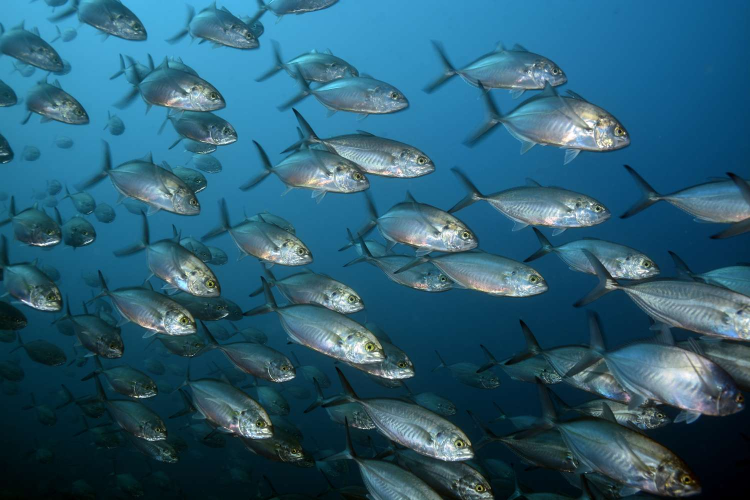
#> input picture code/data/new/image.png, 1500 x 1000 px (shown at 1/2 size); its folder holds only this picture in this run
$ python cv_image_viewer.py
#> lines starting #> are read from the running program, lines starting #| are printed output that depends on the picture
import cv2 as cv
import os
import time
import tkinter_gui as gui

FOLDER_PATH = "data/new/"

class ImageViewer():
    def __init__(self, path):
        self.imgPath = path + ".png"
        self.annotationFile = path + ".csv"
        self.mode = "annotating"
        self.scaledImg = None
        self.fullSizedImg = None
        self.guiInstance = None

        self.coordinates = []
        self.species = []
        self.ids = []

        self.loadImage()


    def loadImage(self):
        self.fullSizedImg = cv.imread(self.imgPath)
#> self.fullSizedImg is the input picture: shape (1000, 1500, 3); mean B, G, R 115.1, 92.6, 42.1
        self.scaledImg = cv.resize(self.fullSizedImg, (1280, 720))
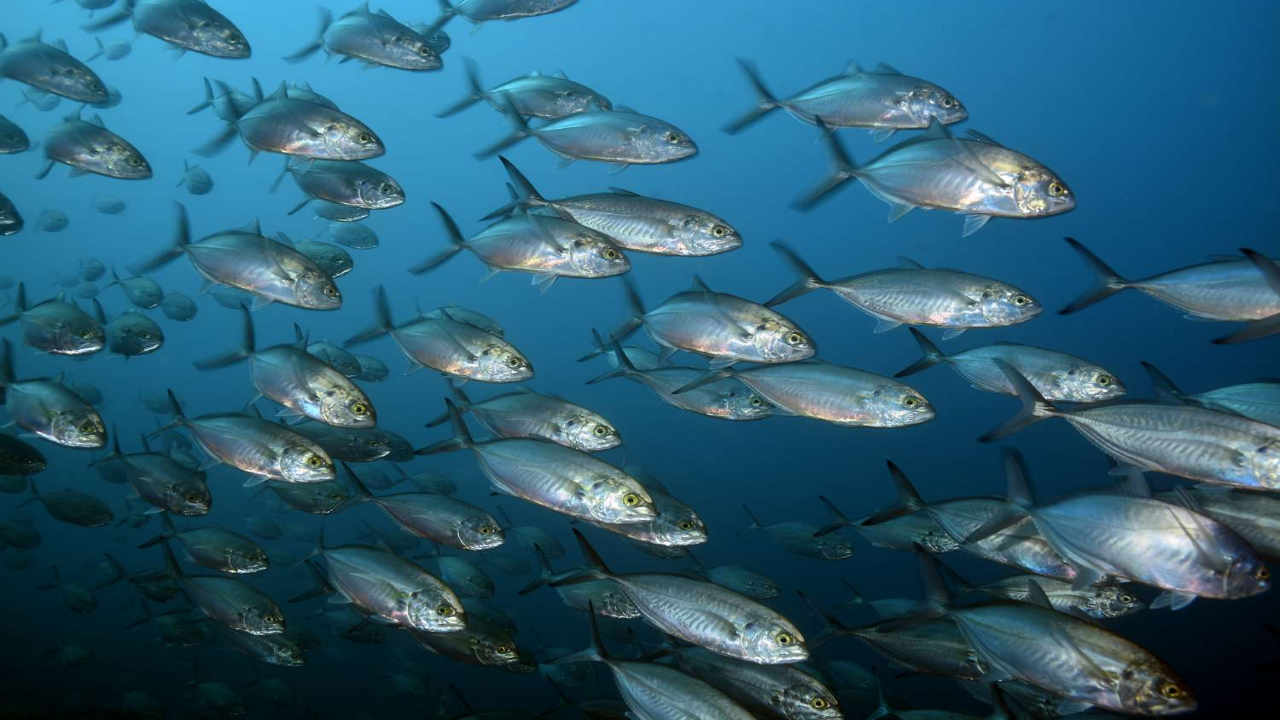
#> self.scaledImg: shape (720, 1280, 3); mean B, G, R 115, 92.5, 42


    def annotate(self):
        cv.namedWindow("annotation window")
        cv.setMouseCallback("annotation window", self.draw)

        while 1:
            cv.imshow("annotation window", self.scaledImg)
            k = cv.waitKey(20) & 0xFF
#> (key Esc is pressed here)
            if k == 27: #ESC
                break
            if k == ord('m'):
                if self.mode == "annotating":
                    self.mode = "correcting"
                    print(self.mode)
                    cv.setMouseCallback("annotation window", self.remove)
                else:
                    self.mode = "annotating"
                    print(self.mode)
                    cv.setMouseCallback("annotation window", self.draw)
        cv.destroyAllWindows()


    # [47 lines left out: functions draw, remove, get_annotation, not called in this run]


def scan_for_new_files(path):
    for filename in os.listdir(path):
        if filename.endswith(".png"):
            return filename.replace(".png", "")
        else:
            return None


if __name__=="__main__":
    while True:
        file = scan_for_new_files(FOLDER_PATH)
        if file != None:
            imgViewer = ImageViewer(FOLDER_PATH + file)
            imgViewer.annotate()
        else:
            print("No new image")
            time.sleep(1)
